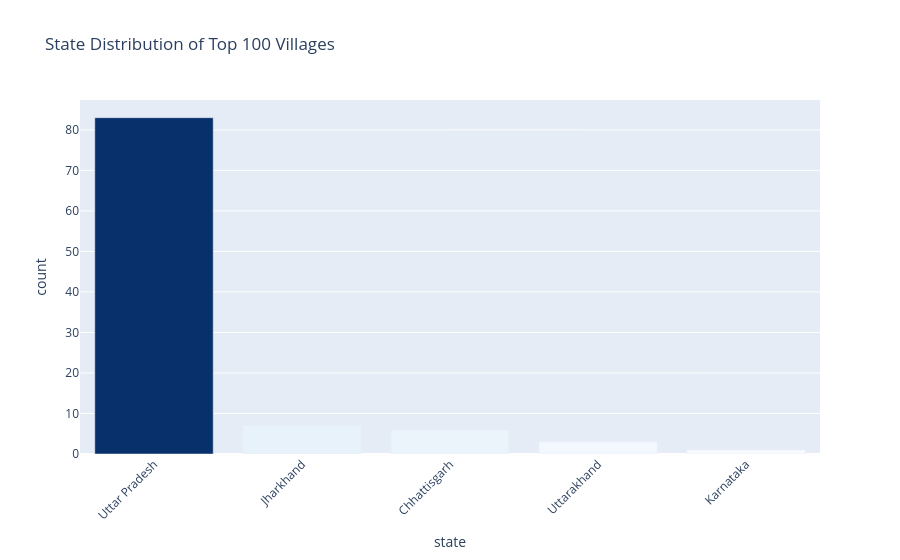

Notebook code cell kept with this figure:
### Code cell
# State distribution
counts = top100['state_name'].value_counts().reset_index()
counts.columns = ['state', 'count']
px.bar(counts, x='state', y='count', color='count', color_continuous_scale='Blues',
       title='State Distribution of Top 100 Villages').update_layout(
    xaxis_tickangle=-45, coloraxis_showscale=False).show()

### Figure 1 — Plotly figure (JSON) as saved in the notebook; plotly's stock layout.template omitted (floating-point values rounded to 4 significant figures)
{"data": [{"hovertemplate": "state=%{x}<br>count=%{marker.color}<extra></extra>", "legendgroup": "", "marker": {"color": [83, 7, 6, 3, 1], "coloraxis": "coloraxis", "pattern": {"shape": ""}}, "name": "", "orientation": "v", "showlegend": false, "textposition": "auto", "type": "bar", "x": ["Uttar Pradesh", "Jharkhand", "Chhattisgarh", "Uttarakhand", "Karnataka"], "xaxis": "x", "y": [83, 7, 6, 3, 1], "yaxis": "y"}], "layout": {"barmode": "relative", "coloraxis": {"colorbar": {"title": {"text": "count"}}, "colorscale": [[0.0, "rgb(247,251,255)"], [0.125, "rgb(222,235,247)"], [0.25, "rgb(198,219,239)"], [0.375, "rgb(158,202,225)"], [0.5, "rgb(107,174,214)"], [0.625, "rgb(66,146,198)"], [0.75, "rgb(33,113,181)"], [0.875, "rgb(8,81,156)"], [1.0, "rgb(8,48,107)"]], "showscale": false}, "legend": {"tracegroupgap": 0}, "title": {"text": "State Distribution of Top 100 Villages"}, "xaxis": {"anchor": "y", "domain": [0.0, 1.0], "tickangle": -45, "title": {"text": "state"}}, "yaxis": {"anchor": "x", "domain": [0.0, 1.0], "title": {"text": "count"}}}}
